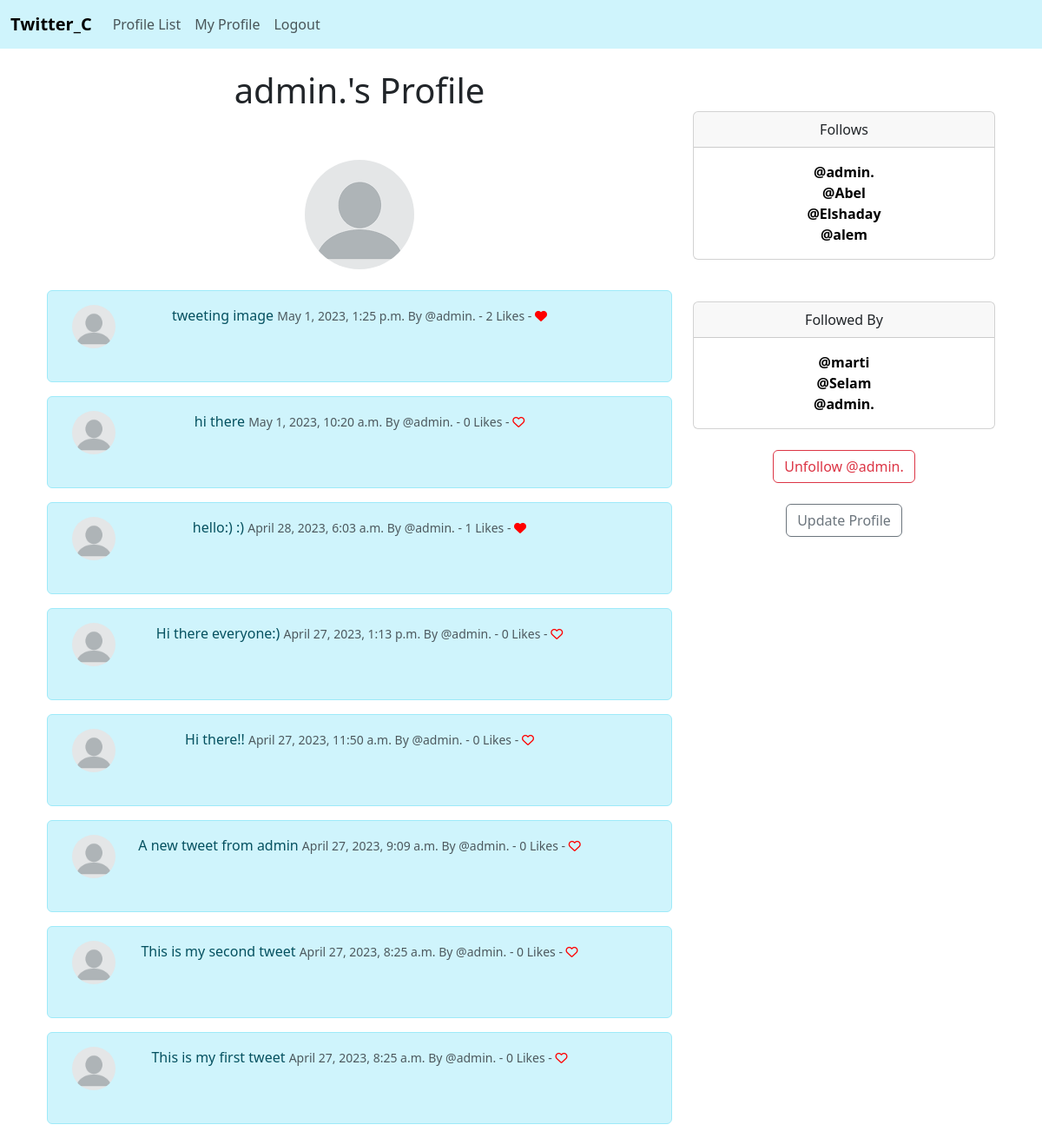
Screenshot of /profile/1 (signed in) with the database file from the repository.
### twitterC/models.py (models this page shows, shortened)
class Profile(models.Model):
	user = models.OneToOneField(User,on_delete = models.CASCADE)
	follows = models.ManyToManyField("self",
	related_name = "followed_by",
	symmetrical = False,
	blank = True)
	date_modified = models.DateTimeField(User, auto_now=True)
	profile_image = models.ImageField(null=True, blank=True, upload_to="images/")
	def __str__(self):
		return self.user.username

class Tweet(models.Model):
	user = models.ForeignKey(
		User, related_name="tweets",
		on_delete=models.DO_NOTHING
		)
	body = models.CharField(max_length=200)
	created_at = models.DateTimeField(auto_now_add=True)
	likes = models.ManyToManyField(User, related_name="tweet_like", blank=True)
	def number_of_likes(self):
		return self.likes.count()

### twitterC/views.py (the view, shortened to what this page needs)
# urls.py: path('profile/<int:pk>', views.profile, name='profile'),
def profile(request, pk):
    if request.user.is_authenticated:
        profile = Profile.objects.get(user_id=pk)
        tweets = Tweet.objects.filter(user_id=pk).order_by("-created_at")
        return render(request, 'profile.html', {"profile":profile, "tweets":tweets})
    else:
        messages.success(request, ("You must first log in to view this page."))
        return redirect('home')

### twitterC/templates/profile.html (shortened to what this page needs)
{% extends  'base.html' %}
{% load static %}
{% block content %}
{% if profile %}
    <div class="container text-center">
        <div class="row">
            <div class="col-8">
                <h1>{{ profile.user.username }}'s Profile</h1>
                <br><br>
                {% if profile.profile_image %}
				<img src="{{ profile.profile_image.url }}" class="rounded-circle">
				<br/><br/>
				{% endif %}
                {% if tweets %}
                    {% for tweet in tweets %}
                        <div class="alert alert-info" role="alert">
                            <div class="container">
                                <div class="row">
                                    <div class="col-1">
                                        {% if profile.profile_image %}
                                        <img src="{{ profile.profile_image.url }}" width=50 height=50 class="rounded-circle" alt="{{ profile.user.username }}">
                                        {% else %}
                                        <img src="{% static 'images/default_profile_pic.png' %}" width=50 height=50 class="rounded-circle" alt="{{ profile.user.username }}">
                                        {% endif %}
                                    </div>
                                    <div class="col-10">
                                        {{ tweet.body }}
                                        <small class="text-muted">
                                            {{ tweet.created_at}} By
                                            @{{ tweet.user.username }}
                                            - {{ tweet.number_of_likes }} Likes -
                                            {% if user in tweet.likes.all %}
                                                <a href="{% url 'tweet_like' tweet.id %}"><i class="fa fa-heart" style="color:red"></i></a>
                                            {% else %}
                                                <a href="{% url 'tweet_like' tweet.id %}"><i class="fa fa-heart-o" style="color:red"></i></a>
                                            {% endif %}
                                        </small>
                                    </div> <br><br><br>
                                </div>
                            </div>
                        </div>
                    {% endfor %}
                 {% endif %}
            </div>
            <div class="col-4">
                <br><br>
                <div class="card">
                    <div class="card-header">
                      Follows
                    </div>
                    <div class="card-body">
                      <p class="card-text">
                          {% for following in profile.follows.all %}
                              <a href="{% url 'profile' following.user.id %}">
                                  @{{ following }}</a><br/>
                          {% endfor %}
                      </p>
                    </div>
                </div>
                <br><br>
                <div class="card">
                    <div class="card-header">
                      Followed By
                    </div>
                    <div class="card-body">
                      <p class="card-text">
                          {% for following in profile.followed_by.all %}
                              <a href="{% url 'profile' following.user.id %}">
                                  @{{ following }}</a><br/>
                          {% endfor %}
                      </p>
                    </div>
                </div>
                <br>
                <form method=POST>
                    {% if profile in user.profile.follows.all %}
                         <button class="btn btn-outline-danger" name="follow" value="unfollow" type="submit">
                             Unfollow @{{ profile.user.username|lower}}
                         </button>
                    {% else %}
                        <button class="btn btn-outline-success" name="follow" value="follow" type="submit">
                             Follow @{{ profile.user.username|lower}}
                         </button>
                    {% endif %}
                </form>
                <br/>
                {% if request.user.id == profile.user.id %}
                <a href="{% url 'update_user' %}" class="btn btn-outline-secondary">Update Profile</a>
                {% endif %}
            </div>
        </div>
    </div>
{% endif %}
{% endblock %}

### twitterC/templates/base.html (style rules this page uses)
a { text-decoration: none; font-weight: bold; color: black; }

### rows the page displays
Profile: user.username "admin.", profile_image (placeholder picture)
Tweet: profile_image (placeholder picture), body "tweeting image", created_at "May 1, 2023, 1:25 p.m.", user.username "admin.", number_of_likes "2"
Tweet: profile_image (placeholder picture), body "hi there", created_at "May 1, 2023, 10:20 a.m.", user.username "admin.", number_of_likes "0"
Tweet: profile_image (placeholder picture), body "hello:) :)", created_at "April 28, 2023, 6:03 a.m.", user.username "admin.", number_of_likes "1"
Tweet: profile_image (placeholder picture), body "Hi there everyone:)", created_at "April 27, 2023, 1:13 p.m.", user.username "admin.", number_of_likes "0"
Tweet: profile_image (placeholder picture), body "Hi there!!", created_at "April 27, 2023, 11:50 a.m.", user.username "admin.", number_of_likes "0"
Tweet: profile_image (placeholder picture), body "A new tweet from admin", created_at "April 27, 2023, 9:09 a.m.", user.username "admin.", number_of_likes "0"
Tweet: profile_image (placeholder picture), body "This is my second tweet", created_at "April 27, 2023, 8:25 a.m.", user.username "admin.", number_of_likes "0"
Tweet: profile_image (placeholder picture), body "This is my first tweet", created_at "April 27, 2023, 8:25 a.m.", user.username "admin.", number_of_likes "0"
Profile: user.username "Abel"
Profile: user.username "Elshaday"
Profile: user.username "alem"
Profile: user.username "marti"
Profile: user.username "Selam"
